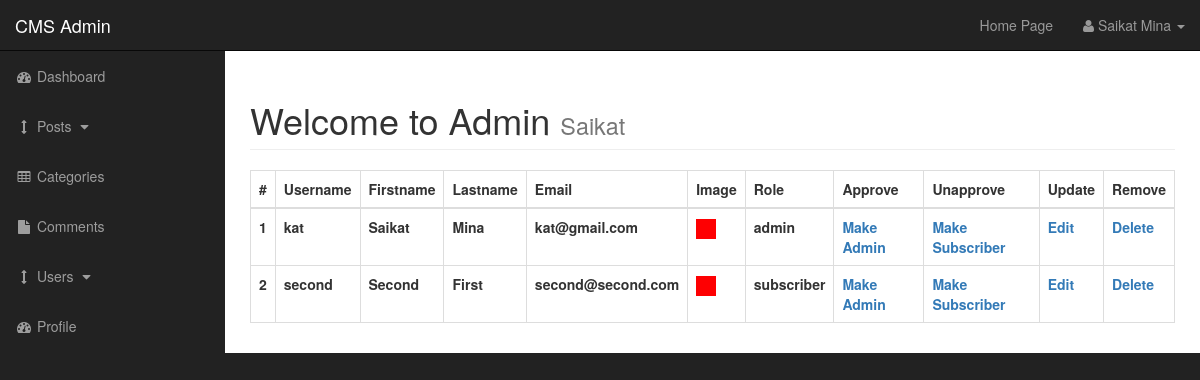
The page /admin/users.php (signed in) on the database its author committed.
### tables this page shows
CREATE TABLE `users` (
  `user_id` int(3) NOT NULL,
  `user_username` varchar(255) NOT NULL,
  `user_firstname` varchar(255) NOT NULL,
  `user_lastname` varchar(255) NOT NULL,
  `user_email` varchar(255) NOT NULL,
  `user_image` text NOT NULL,
  `user_password` varchar(255) NOT NULL,
  `user_role` varchar(255) NOT NULL
);

### admin/includes/functions.php (called while the page is built, shortened)
<?php
function getAllUsers() {
    global $connection;
    $query = "SELECT * FROM users";
    if ($result = mysqli_query($connection, $query))
        return $result;
    return null;
}
?>

### admin/includes/view_users.php (the view)
<table class="table table-bordered">
    <thead>
        <tr>
            <th scope="col">#</th>
            <th scope="col">Username</th>
            <th scope="col">Firstname</th>
            <th scope="col">Lastname</th>
            <th scope="col">Email</th>
            <th scope="col">Image</th>
            <th scope="col">Role</th>
            <th scope="col">Approve</th>
            <th scope="col">Unapprove</th>
            <th scope="col">Update</th>
            <th scope="col">Remove</th>
        </tr>
    </thead>
    <tbody>
<?php
        if ($result = getAllUsers()) {
            $i = 0;
            while ($row = mysqli_fetch_assoc($result)) {
?>
                <tr>
                    <th scope="row"><?php echo ++$i; ?></th>
                    <th scope="row"><?php echo $row["user_username"]; ?></th>
                    <th scope="row"><?php echo $row["user_firstname"]; ?></th>
                    <th scope="row"><?php echo $row["user_lastname"]; ?></th>
                    <th scope="row"><?php echo $row["user_email"]; ?></th>
                    <th scope="row">
                        <img src="../images/<?php echo $row["user_image"]; ?>" alt="<?php echo $row["user_image"]; ?>" width="20">
                    </th>
                    <th scope="row"><?php echo $row["user_role"]; ?></th>
                    <th scope="row">
                        <a href="?make_admin=<?php echo $row["user_id"]; ?>">Make Admin</a>
                    </th>
                    <th scope="row">
                        <a href="?make_subscriber=<?php echo $row["user_id"]; ?>">Make Subscriber</a>
                    </th>
                    <th scope="row">
                        <a href="?source=edit_users&id=<?php echo $row["user_id"]; ?>">Edit</a>
                    </th>
                    <th scope="row">
                        <a href="?delete=<?php echo $row["user_id"]; ?>" onclick="return confirm('Are you sure you want to delete?');">Delete</a>
                    </th>
                </tr>
<?php
            }
        }
?>
    </tbody>
</table>

### admin/css/sb-admin.css (style rules this page uses)
body { margin-top: 100px; background-color: #222; }
@media (min-width:768px) { body { margin-top: 50px; } }

### rows shown on the page
users: user_username "kat", user_firstname "Saikat", user_lastname "Mina", user_email "kat@gmail.com", user_image (picture), user_role "admin"
users: user_username "second", user_firstname "Second", user_lastname "First", user_email "second@second.com", user_image (picture), user_role "subscriber"

### other values the page prints
$_SESSION["firstname"] "Saikat"
$_SESSION["lastname"] "Mina"
